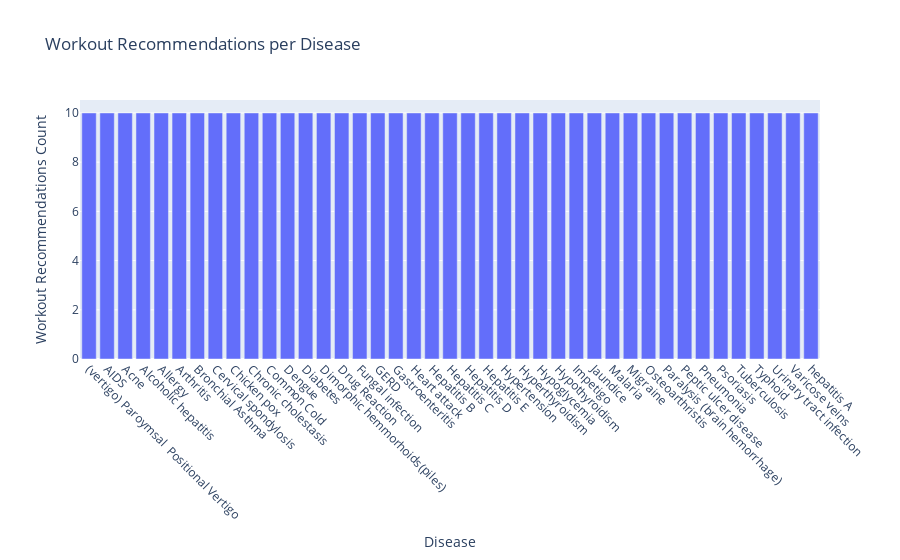

The notebook cell this image was saved under:
### Code cell
# 5. Workout Recommendations per Disease
workout_counts = workout_df.groupby("disease")["workout"].count().sort_values(ascending=False)

fig5 = px.bar(
    x=workout_counts.index,
    y=workout_counts.values,
    labels={'x': 'Disease', 'y': 'Workout Recommendations Count'},
    title="Workout Recommendations per Disease"
)
fig5.update_layout(xaxis_tickangle=45)
fig5.show()

### Figure 1 — Plotly figure (JSON) as saved in the notebook; plotly's stock layout.template omitted (floating-point values rounded to 4 significant figures)
{"data": [{"hovertemplate": "Disease=%{x}<br>Workout Recommendations Count=%{y}<extra></extra>", "legendgroup": "", "marker": {"color": "#636efa", "pattern": {"shape": ""}}, "name": "", "orientation": "v", "showlegend": false, "textposition": "auto", "type": "bar", "x": ["(vertigo) Paroymsal  Positional Vertigo", "AIDS", "Acne", "Alcoholic hepatitis", "Allergy", "Arthritis", "Bronchial Asthma", "Cervical spondylosis", "Chicken pox", "Chronic cholestasis", "Common Cold", "Dengue", "Diabetes", "Dimorphic hemmorhoids(piles)", "Drug Reaction", "Fungal infection", "GERD", "Gastroenteritis", "Heart attack", "Hepatitis B", "Hepatitis C", "Hepatitis D", "Hepatitis E", "Hypertension", "Hyperthyroidism", "Hypoglycemia", "Hypothyroidism", "Impetigo", "Jaundice", "Malaria", "Migraine", "Osteoarthristis", "Paralysis (brain hemorrhage)", "Peptic ulcer disease", "Pneumonia", "Psoriasis", "Tuberculosis", "Typhoid", "Urinary tract infection", "Varicose veins", "hepatitis A"], "xaxis": "x", "y": [10, 10, 10, 10, 10, 10, 10, 10, 10, 10, 10, 10, 10, 10, 10, 10, 10, 10, 10, 10, 10, 10, 10, 10, 10, 10, 10, 10, 10, 10, 10, 10, 10, 10, 10, 10, 10, 10, 10, 10, 10], "yaxis": "y"}], "layout": {"barmode": "relative", "legend": {"tracegroupgap": 0}, "title": {"text": "Workout Recommendations per Disease"}, "xaxis": {"anchor": "y", "domain": [0, 1], "tickangle": 45, "title": {"text": "Disease"}}, "yaxis": {"anchor": "x", "domain": [0, 1], "title": {"text": "Workout Recommendations Count"}}}}
